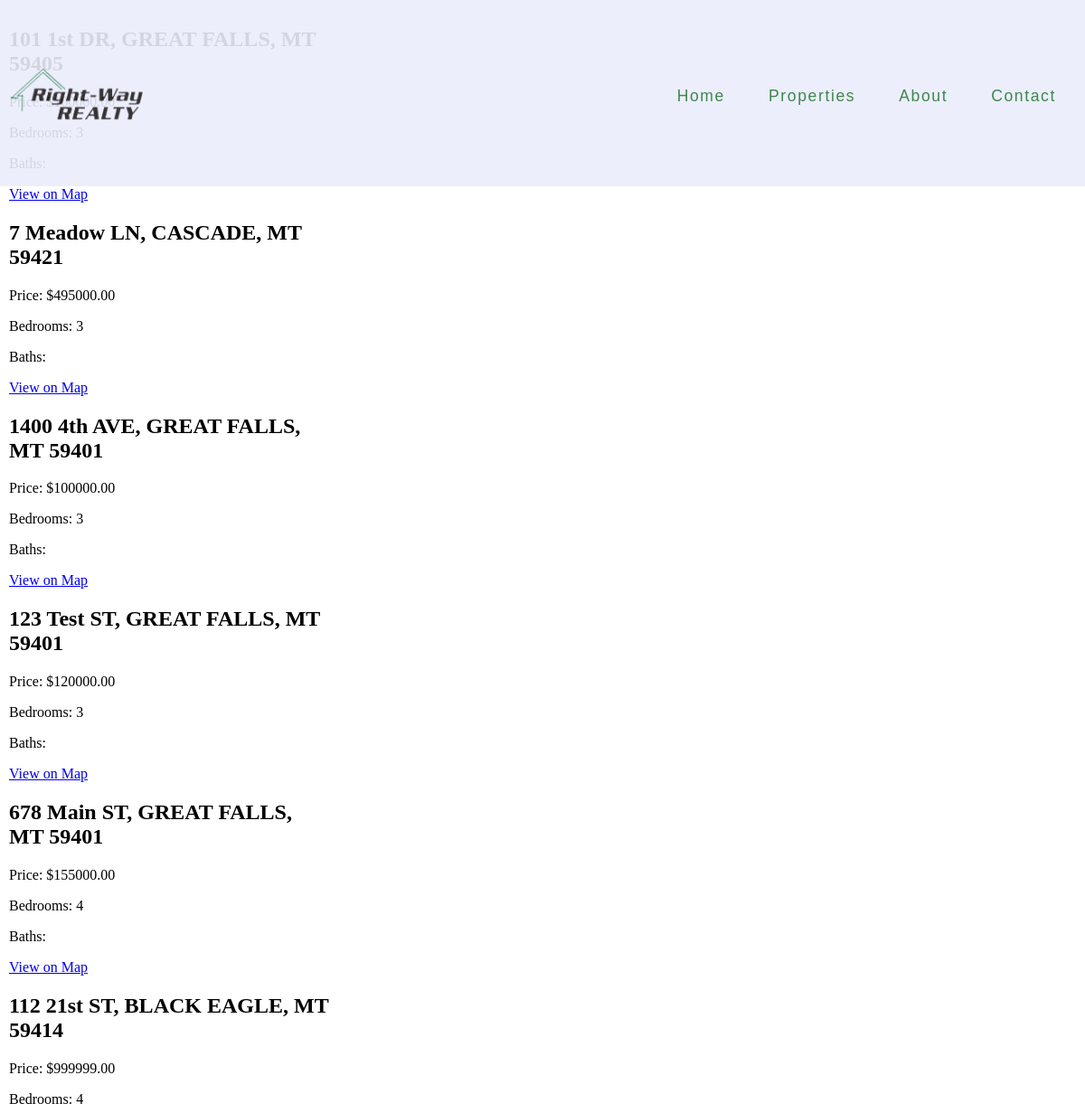
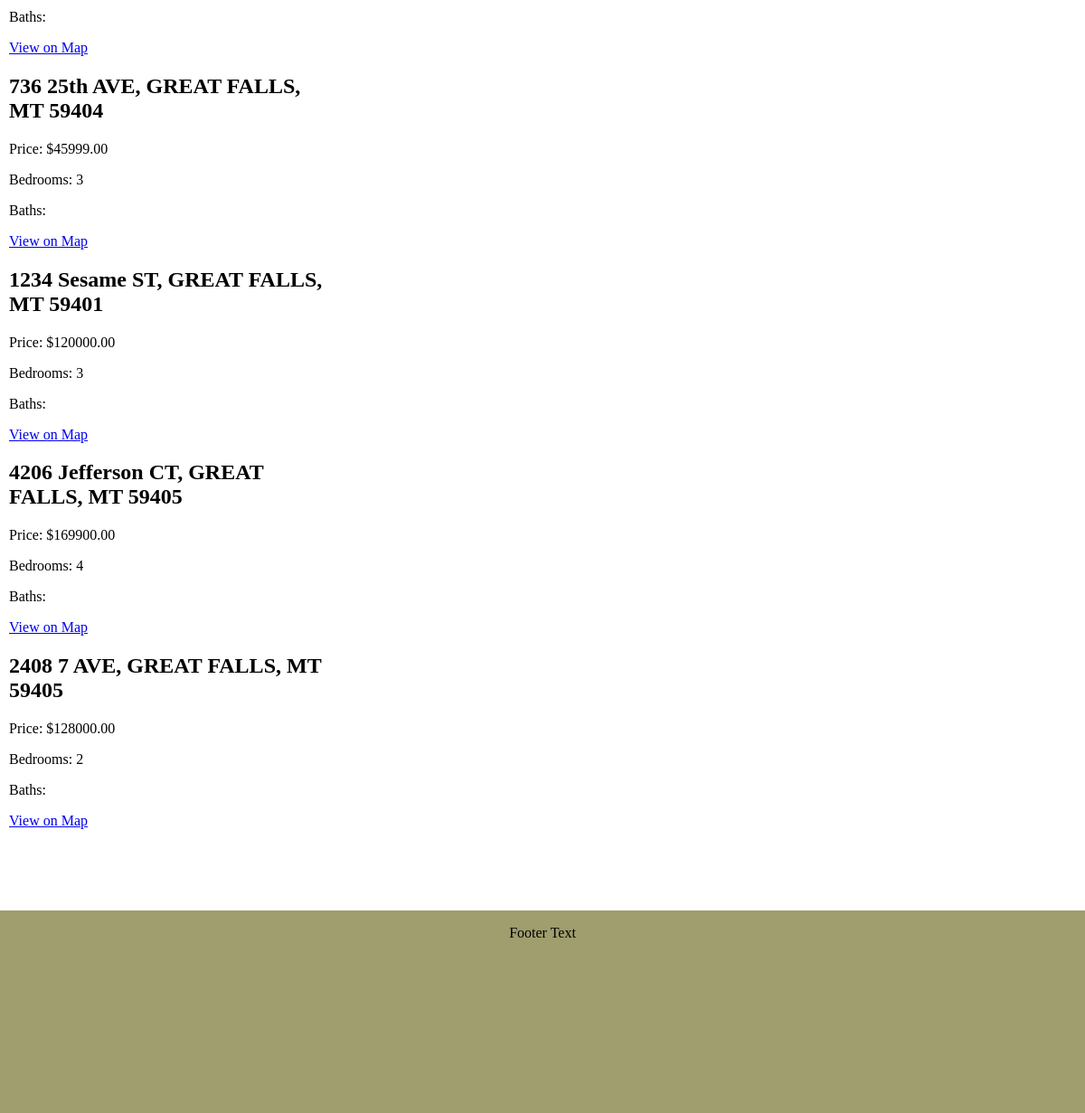
The app's page /maps/ with its own data (2 pictures, top to bottom).
### app/models.py (models this page shows, shortened)
class Property(models.Model):
    mls_number = models.CharField(max_length=20, unique=True)
    list_price = models.DecimalField(max_digits=12, decimal_places=2)
    house_number = models.CharField(max_length=10, blank=True, null=True)
    street_name = models.CharField(max_length=100, blank=True, null=True)
    street_suffix = models.CharField(max_length=10, blank=True, null=True)
    city = models.CharField(max_length=50, blank=True, null=True)
    state = models.CharField(max_length=2, blank=True, null=True)
    postal_code = models.CharField(max_length=10, blank=True, null=True)
    description = models.TextField(blank=True, null=True)
    latitude = models.DecimalField(max_digits=9, decimal_places=6, null=True, blank=True)
    longitude = models.DecimalField(max_digits=9, decimal_places=6, null=True, blank=True)
    year_built = models.IntegerField(null=True, blank=True)
    bedrooms = models.IntegerField(null=True, blank=True)
    baths_full = models.DecimalField(max_digits=3, decimal_places=1, null=True, blank=True)
    baths_half = models.DecimalField(max_digits=3, decimal_places=1, null=True, blank=True)
    baths_three_quarter = models.DecimalField(max_digits=3, decimal_places=1, null=True, blank=True)
    building_area_total = models.DecimalField(max_digits=12, decimal_places=2, null=True, blank=True)
    public_remarks = models.TextField(blank=True, null=True)
    private_remarks = models.TextField(blank=True, null=True)

### app/views.py (the view)
# urls.py: path("maps/", views.googlemaps_view, name="googlemaps"),
def googlemaps_view(request):
    properties = Property.objects.all()
    return render(request, 'googlemaps.html', {"properties": properties})

### app/templates/googlemaps.html (shortened to what this page needs)
{% extends "base_template.html" %} {% load static %} {% block content %}
<div id="container">
  <div id="property-list">
    {% if properties %} {% for property in properties %}
    <div class="property-item">
      <h2>
        {{property.house_number}} {{property.street_name}}
        {{property.street_suffix}}, {{property.city}}, {{property.state}}
        {{property.postal_code}}
      </h2>
      <p>Price: ${{ property.list_price }}</p>
      <p>Bedrooms: {{ property.bedrooms }}</p>
      <p>Baths: {{ property.baths }}</p>
      <a
        href="#"
        onclick="moveToProperty({{ property.latitude }}, {{ property.longitude }})"
        >View on Map</a
      >
    </div>
    {% endfor %} {% else %}
    <p>No properties available.</p>
    {% endif %}
  </div>
  <div id="map"></div>
</div>
{% endblock %}

### app/static/styles.css (style rules this page uses)
body { background-color: #ffffff; padding: 0; overflow-y: auto; margin: 0; height: 100vh; width: 100vw; overflow-x: hidden; }
#container { display: flex; height: 100vh; }
#property-list { width: 30%; padding: 10px; overflow-y: scroll; }
#map { width: 70%; height: 100vh; }

### records on screen
Property: house_number "7", street_name "Meadow", street_suffix "LN", city "CASCADE", state "MT", postal_code "59421", list_price "495000.00", bedrooms "3"
Property: house_number "1400", street_name "4th", street_suffix "AVE", city "GREAT FALLS", state "MT", postal_code "59401", list_price "100000.00", bedrooms "3"
Property: house_number "123", street_name "Test", street_suffix "ST", city "GREAT FALLS", state "MT", postal_code "59401", list_price "120000.00", bedrooms "3"
Property: house_number "678", street_name "Main", street_suffix "ST", city "GREAT FALLS", state "MT", postal_code "59401", list_price "155000.00", bedrooms "4"
Property: house_number "112", street_name "21st", street_suffix "ST", city "BLACK EAGLE", state "MT", postal_code "59414", list_price "999999.00", bedrooms "4"
Property: house_number "736", street_name "25th", street_suffix "AVE", city "GREAT FALLS", state "MT", postal_code "59404", list_price "45999.00", bedrooms "3"
Property: house_number "1234", street_name "Sesame", street_suffix "ST", city "GREAT FALLS", state "MT", postal_code "59401", list_price "120000.00", bedrooms "3"
Property: house_number "4206", street_name "Jefferson", street_suffix "CT", city "GREAT FALLS", state "MT", postal_code "59405", list_price "169900.00", bedrooms "4"
Property: house_number "2408", street_name "7", street_suffix "AVE", city "GREAT FALLS", state "MT", postal_code "59405", list_price "128000.00", bedrooms "2"
